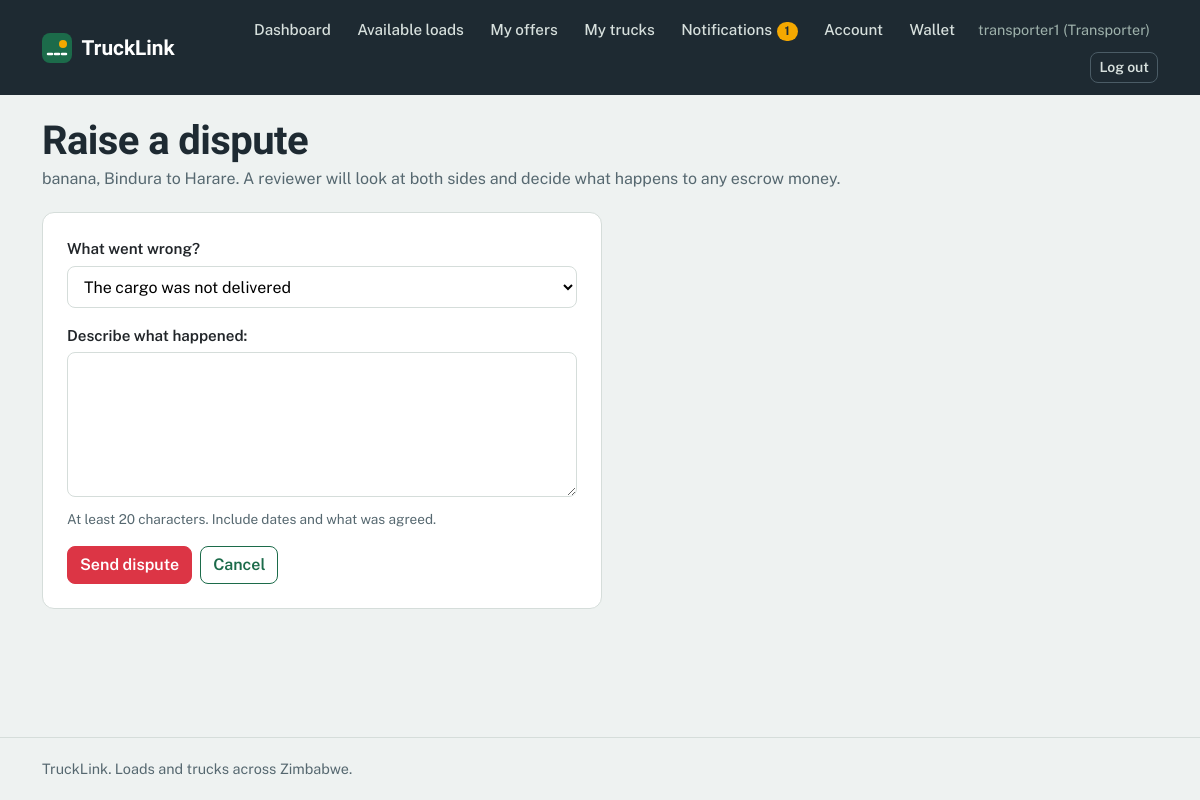
The app's page /wallet/disputes/new/2/ (signed in) with its own data.
### accounts/models.py (models this page shows, shortened)
class Profile(models.Model):
    ROLE_CHOICES = [
        ('shipper', 'Shipper (I have loads)'),
        ('transporter', 'Transporter (I have trucks)'),
    ]
    user = models.OneToOneField(settings.AUTH_USER_MODEL, on_delete=models.CASCADE)
    role = models.CharField(max_length=20, choices=ROLE_CHOICES)
    phone = models.CharField(max_length=20, blank=True)
    both_roles = models.BooleanField(default=False)

### loads/models.py (models this page shows, shortened)
class Load(models.Model):
    STATUS_CHOICES = [
        ('open', 'Open'),
        ('booked', 'Booked'),
        ('delivered', 'Delivered'),
        ('expired', 'Expired'),
    ]
    CARGO_CHOICES = [
        ('general', 'General cargo'),
        ('bulk', 'Bulk'),
        ('perishable', 'Perishable'),
        ('fragile', 'Fragile'),
        ('hazardous', 'Hazardous'),
        ('livestock', 'Livestock'),
    ]
    URGENCY_CHOICES = [
        ('standard', 'Standard (1 to 3 days)'),
        ('urgent', 'Urgent (same day)'),
        ('scheduled', 'Scheduled (fixed date)'),
    ]
    TRUCK_NEEDED_CHOICES = [('any', 'Any truck')] + Truck.TYPE_CHOICES
    shipper = models.ForeignKey(settings.AUTH_USER_MODEL, on_delete=models.CASCADE,
                                related_name='loads', null=True, blank=True)
    title = models.CharField(max_length=100)
    pickup = models.CharField(max_length=100)
    destination = models.CharField(max_length=100)
    cargo_type = models.CharField(max_length=20, choices=CARGO_CHOICES, default='general')
    weight_tonnes = models.DecimalField(max_digits=6, decimal_places=2)
    truck_type_needed = models.CharField(max_length=20, choices=TRUCK_NEEDED_CHOICES, default='any')
    offered_price = models.DecimalField(max_digits=10, decimal_places=2)
    urgency = models.CharField(max_length=20, choices=URGENCY_CHOICES, default='standard')
    pickup_date = models.DateField(null=True, blank=True)
    description = models.TextField(blank=True, default='')
    insured = models.BooleanField(default=False)
    insurance_provider = models.CharField(max_length=100, blank=True, default='')
    coverage_amount = models.DecimalField(max_digits=12, decimal_places=2, null=True, blank=True)
    status = models.CharField(max_length=20, choices=STATUS_CHOICES, default='open')
    created_at = models.DateTimeField(auto_now_add=True)

### wallet/views.py (the view)
# urls.py: path('disputes/new/<int:offer_pk>/', views.dispute_new, name='dispute_new'),
@login_required
def dispute_new(request, offer_pk):
    offer = _party_offer(request, offer_pk)
    load = offer.load
    existing = offer.disputes.filter(status='open').first()
    if existing:
        return redirect('dispute_detail', pk=existing.pk)
    if load.status != 'booked' or not offer.fee_paid:
        messages.error(request, 'A dispute can be raised on a booked job once both platform fees are paid.')
        return redirect('load_detail', pk=load.pk)
    if request.method == 'POST':
        form = DisputeForm(request.POST)
        if form.is_valid():
            dispute = Dispute.objects.create(
                offer=offer, raised_by=request.user,
                reason=form.cleaned_data['reason'],
                description=form.cleaned_data['description'].strip())
            other = offer.transporter if request.user.id == load.shipper_id else load.shipper
            notify(other,
                   f'{request.user.username} raised a dispute on "{load.title}". '
                   f'Any escrow payment is paused until a reviewer decides.',
                   reverse('dispute_detail', args=[dispute.pk]))
            _notify_staff(f'New dispute on "{load.title}" from {request.user.username}.',
                          reverse('admin:wallet_dispute_change', args=[dispute.pk]))
            messages.success(request, 'Your dispute was sent to a reviewer. You can add messages below.')
            return redirect('dispute_detail', pk=dispute.pk)
    else:
        form = DisputeForm()
    return render(request, 'wallet/dispute_form.html', {'form': form, 'offer': offer, 'load': load})

### wallet/forms.py
class DisputeForm(forms.Form):
    reason = forms.ChoiceField(choices=Dispute.REASON_CHOICES, label='What went wrong?')
    description = forms.CharField(
        min_length=20, max_length=1000, label='Describe what happened',
        widget=forms.Textarea(attrs={'rows': 5}),
        help_text='At least 20 characters. Include dates and what was agreed.')

### accounts/templatetags/notify_tags.py (called while the page is built)
@register.simple_tag
def unread_count(user):
    if not user.is_authenticated:
        return 0
    return user.notifications.filter(is_read=False).count()

### loads/models.py (called while the page is built)
    @property
    def shipper_paid(self):
        return self.payments.filter(status='paid', payer_role='shipper').exists()

    @property
    def transporter_paid(self):
        return self.payments.filter(status='paid', payer_role='transporter').exists()

    @property
    def fee_paid(self):
        return self.shipper_paid and self.transporter_paid

### wallet/views.py (called while the page is built)
def _party_offer(request, offer_pk):
    offer = get_object_or_404(
        Offer.objects.select_related('load', 'load__shipper', 'transporter'),
        pk=offer_pk, status='accepted')
    if request.user.id not in (offer.load.shipper_id, offer.transporter_id):
        raise Http404
    return offer

### wallet/templates/wallet/dispute_form.html (shortened to what this page needs)
{% extends 'base.html' %}
{% block content %}
<div class="page-head">
  <h1>Raise a dispute</h1>
  <p class="muted mb-0">{{ load.title }}, {{ load.pickup }} to {{ load.destination }}. A reviewer will look at both sides and decide what happens to any escrow money.</p>
</div>
<div style="max-width:560px;">
  <form method="post" class="card p-4">
    {{ form.as_p }}
    <div class="d-flex gap-2">
      <button type="submit" class="btn btn-danger">Send dispute</button>
      <a href="{% url 'load_detail' load.pk %}" class="btn btn-outline-primary">Cancel</a>
    </div>
  </form>
</div>
{% endblock %}

### accounts/templates/base.html (shortened to what this page needs)
{% load notify_tags %}
<!DOCTYPE html>
<html lang="en">
<head>
  <link href="https://cdn.jsdelivr.net/npm/bootstrap@5.3.3/dist/css/bootstrap.min.css" rel="stylesheet">
</head>
<body>
  {% unread_count user as unread %}
  <header class="topbar">
    <div class="container topbar-inner">
      <a href="{% url 'home' %}" class="brand">
        <svg width="30" height="30" viewBox="0 0 30 30" aria-hidden="true"><rect width="30" height="30" rx="8" fill="#1C6B4A"/><path d="M6 21 L24 21" stroke="#fff" stroke-width="2.5" stroke-dasharray="4 3" stroke-linecap="round"/><circle cx="21" cy="11" r="4" fill="#F5A800"/></svg>
        <span>TruckLink</span>
      </a>
      <nav class="navlinks" aria-label="Main">
        {% if user.is_authenticated %}
          <a class="navlink" href="{% url 'dashboard' %}">Dashboard</a>
          {% if user.profile.role == 'shipper' %}
            <a class="navlink" href="{% url 'truck_list' %}">Available trucks</a>
            <a class="navlink" href="{% url 'post_load' %}">Post a load</a>
            <a class="navlink" href="{% url 'my_loads' %}">My loads</a>
          {% elif user.profile.role == 'transporter' %}
            <a class="navlink" href="{% url 'load_list' %}">Available loads</a>
            <a class="navlink" href="{% url 'my_offers' %}">My offers</a>
            <a class="navlink" href="{% url 'my_trucks' %}">My trucks</a>
          {% else %}
            <a class="navlink" href="{% url 'load_list' %}">Loads</a>
            <a class="navlink" href="{% url 'truck_list' %}">Trucks</a>
          {% endif %}
          <a class="navlink" href="{% url 'notifications' %}">Notifications{% if unread %}<span class="count">{{ unread }}</span>{% endif %}</a>
          <a class="navlink" href="{% url 'account' %}">Account</a>
                    <a class="navlink" href="{% url 'wallet_home' %}">Wallet</a>
          <span class="userchip">{{ user.username }}{% if user.profile %} ({{ user.profile.role|title }}){% endif %}</span>
          <form method="post" action="{% url 'logout' %}" class="d-inline">
            <button type="submit" class="btn btn-sm btn-nav">Log out</button>
          </form>
        {% else %}
          <a class="navlink" href="{% url 'login' %}">Log in</a>
          <a class="btn btn-sm btn-warning" href="{% url 'register' %}">Register</a>
        {% endif %}
      </nav>
    </div>
  </header>
  <main id="main">
    <div class="container">
      {% block content %}{% endblock %}
    </div>
  </main>
  <footer class="footer">
    <div class="container">TruckLink. Loads and trucks across Zimbabwe.</div>
  </footer>
</body>
</html>

### accounts/templates/base.html (style rules this page uses)
:root { --asphalt:#1E2A32; --mist:#EEF2F1; --paper:#FFFFFF; --msasa:#1C6B4A; --msasa-dark:#14513A; --msasa-tint:#E1F0E9; --amber:#F5A800; --amber-tint:#FFF1CC; --brake:#C93A2B; --brake-tint:#FBE5E1; --line:#D5DDDA; --muted:#566870; --bs-primary-rgb:28,107,74; --bs-success-rgb:28,107,74; --bs-warning-rgb:245,168,0; --bs-danger-rgb:201,58,43; --bs-secondary-rgb:86,104,112; }
body { font-family:'Public Sans',system-ui,-apple-system,'Segoe UI',sans-serif; background:var(--mist); color:var(--asphalt); line-height:1.55; min-height:100vh; display:flex; flex-direction:column; }
main { flex:1; }
h1,h2,h3,h4,.display-font { font-family:'Bricolage Grotesque','Public Sans',sans-serif; font-weight:700; letter-spacing:-.015em; line-height:1.1; }
main h1 { margin-top:1.5rem; }
a { color:var(--msasa); }
.muted { color:var(--muted); }
.topbar { background:var(--asphalt); color:#fff; }
.topbar-inner { display:flex; align-items:center; justify-content:space-between; gap:1rem; padding-top:.75rem; padding-bottom:.75rem; }
.brand { display:flex; align-items:center; gap:.6rem; color:#fff; text-decoration:none; font-family:'Bricolage Grotesque',sans-serif; font-weight:700; font-size:1.3rem; }
.navlinks { display:flex; align-items:center; gap:.25rem; flex-wrap:wrap; justify-content:flex-end; }
.navlink { color:#D7E0DD; text-decoration:none; padding:.4rem .7rem; border-radius:8px; font-weight:500; font-size:.95rem; }
.userchip { color:#9FB2AC; font-size:.9rem; padding:0 .5rem; }
.count { display:inline-block; min-width:1.3rem; padding:0 .4rem; border-radius:999px; background:var(--amber); color:var(--asphalt); font-size:.75rem; font-weight:700; text-align:center; margin-left:.3rem; }
.btn { border-radius:8px; font-weight:600; }
.btn-outline-primary { --bs-btn-color:#1C6B4A; --bs-btn-border-color:#1C6B4A; --bs-btn-hover-color:#fff; --bs-btn-hover-bg:#1C6B4A; --bs-btn-hover-border-color:#1C6B4A; --bs-btn-active-color:#fff; --bs-btn-active-bg:#14513A; --bs-btn-active-border-color:#14513A; }
.btn-nav { --bs-btn-color:#D7E0DD; --bs-btn-border-color:#4B5C66; --bs-btn-hover-color:#fff; --bs-btn-hover-bg:rgba(255,255,255,.1); --bs-btn-hover-border-color:#9FB2AC; --bs-btn-active-color:#fff; --bs-btn-active-bg:rgba(255,255,255,.15); }
.card { border:1px solid var(--line); border-radius:12px; background:var(--paper); box-shadow:none; }
form p { margin:0 0 1rem; }
form label { display:block; font-weight:600; margin-bottom:.3rem; font-size:.95rem; }
form input:not([type=checkbox]):not([type=hidden]), form select, form textarea { width:100%; padding:.6rem .75rem; border:1.5px solid var(--line); border-radius:8px; background:#fff; font:inherit; }
.helptext { display:block; color:var(--muted); font-size:.85rem; margin-top:.25rem; }
.page-head { margin:1.5rem 0 1.25rem; }
.page-head h1 { font-size:clamp(1.75rem,4vw,2.5rem); margin:0 0 .25rem; }
.footer { border-top:1px solid var(--line); color:var(--muted); padding:1.25rem 0; margin-top:2rem; font-size:.9rem; }

### records on screen
Load: title "banana", pickup "Bindura", destination "Harare"

### other values on screen
{{ unread }} "1"
{{ user.username }} "transporter1"
{{ user.profile.role|title }} "Transporter"
